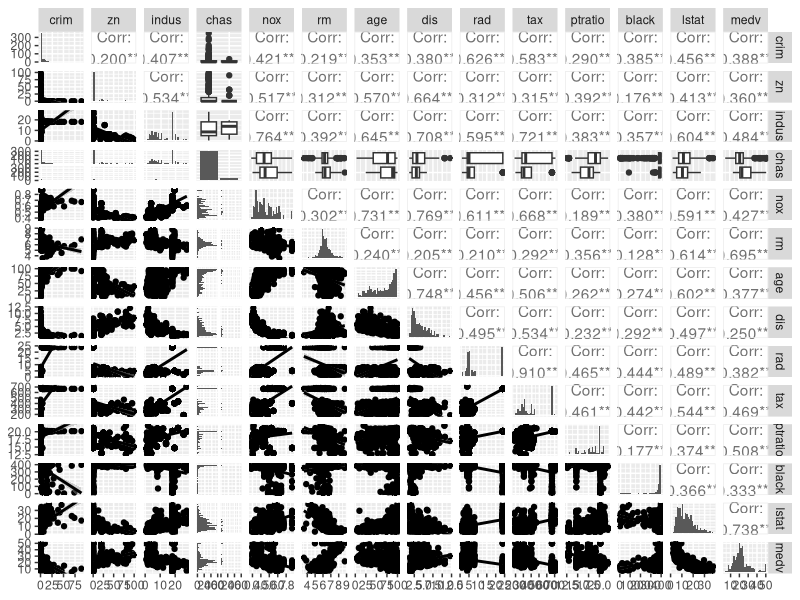
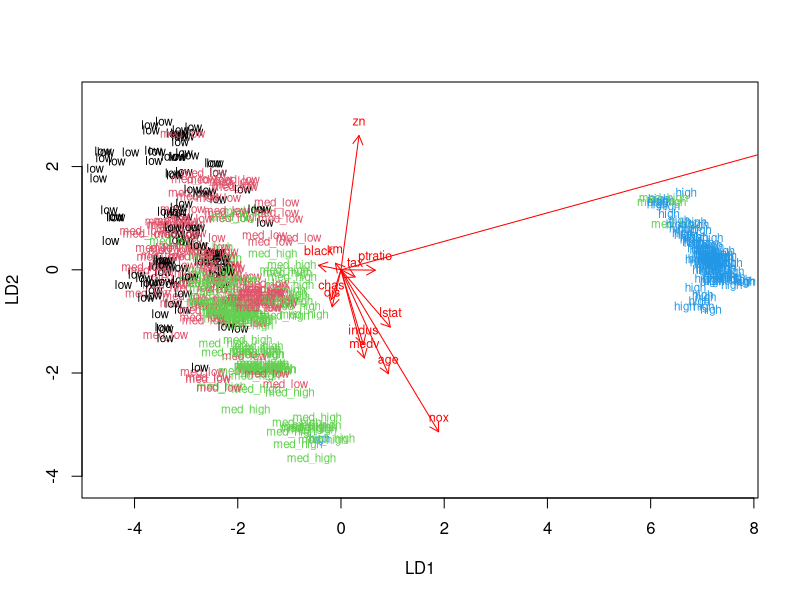
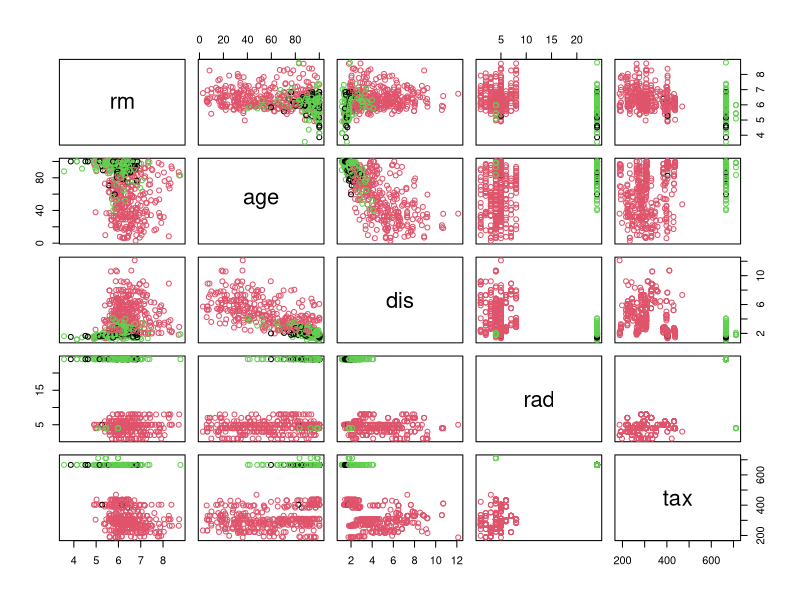
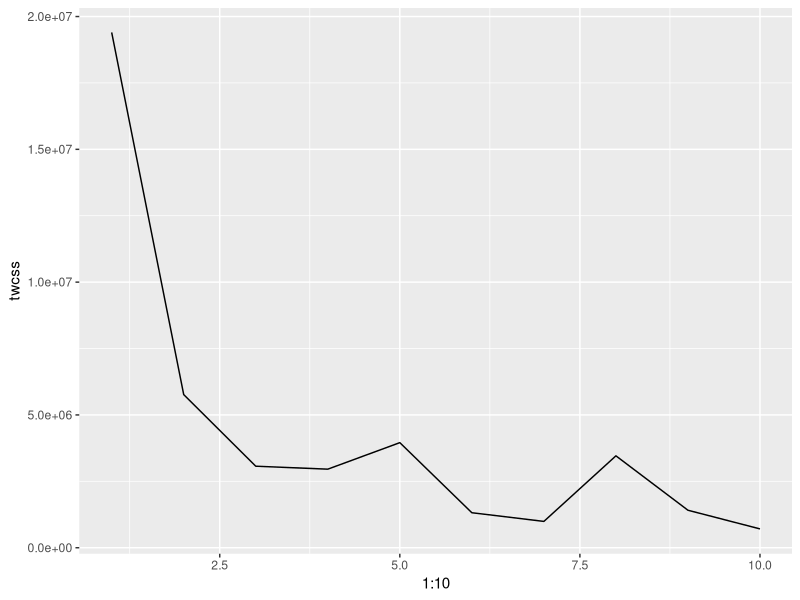
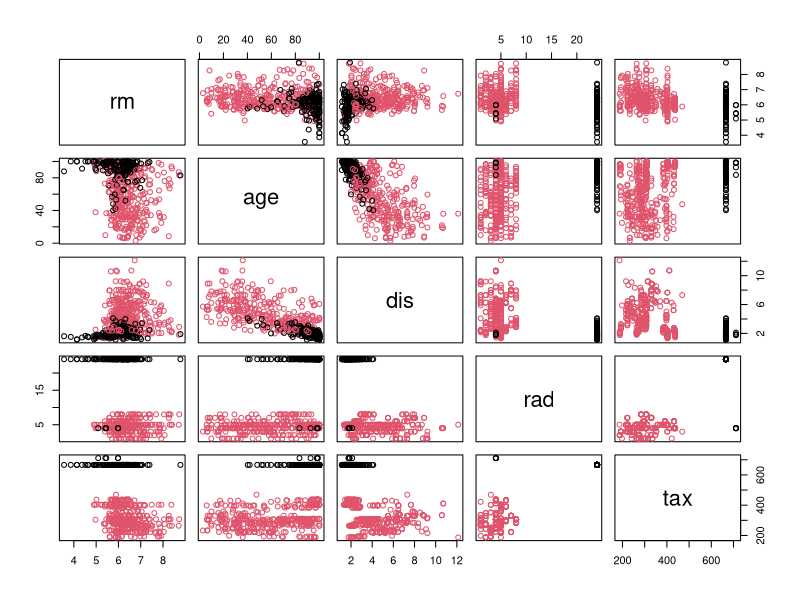
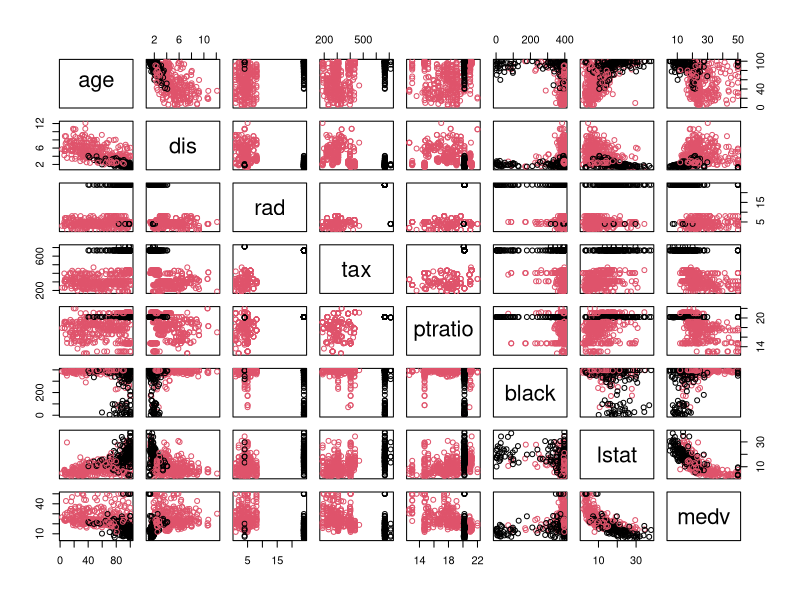

These charts were generated, in order, by the following R code:
## ---- chunk 1
# This is a so-called "R chunk" where you can write R code.

date()

## ---- chunk 2
library(GGally)
library(ggplot2)
## ---- chunk 3
library(MASS)
data("Boston")
## ---- chunk 4
dim(Boston)
## ---- chunk 5
str(Boston)
## ---- chunk 6
Boston$chas = as.factor(Boston$chas)
## ---- chunk 7
options(digits=3)
p1 <- ggpairs(Boston, mapping=aes(), diag=list(continuous="barDiag"), lower=list(continuous="smooth"))
suppressMessages(print(p1))
## ---- chunk 8
summary(Boston)
## ---- chunk 9
Boston$chas = as.numeric(Boston$chas)
boston_scaled <- scale(Boston)
boston_scaled <- as.data.frame(boston_scaled)
summary(boston_scaled)
## ---- chunk 10
bins <- quantile(boston_scaled$crim)
crime <- cut(boston_scaled$crim, breaks = bins, include.lowest = TRUE, labels=c("low", "med_low", "med_high", "high"))
boston_scaled <- dplyr::select(boston_scaled, -crim)
boston_scaled <- data.frame(boston_scaled, crime)
## ---- chunk 11
n <- nrow(boston_scaled) #number of rows
ind <- sample(n,  size = n * 0.8) #random indices of 80% of the datapoints

train <- boston_scaled[ind,] #create training data
test <- boston_scaled[-ind,] #create testing data

correct_classes <- test$crime #Store the correct classes from test data in its own variable
test <- dplyr::select(test,-crime) #Remove the correct classes from the test data
## ---- chunk 12
lda.fit <- lda(crime ~ ., data = train)
lda.arrows <- function(x, myscale = 1, arrow_heads = 0.1, color = "red", tex = 0.75, choices = c(1,2)){
  heads <- coef(x)
  arrows(x0 = 0, y0 = 0, 
         x1 = myscale * heads[,choices[1]], 
         y1 = myscale * heads[,choices[2]], col=color, length = arrow_heads)
  text(myscale * heads[,choices], labels = row.names(heads), 
       cex = tex, col=color, pos=3)
}
classes <- as.numeric(train$crime)
plot(lda.fit, dimen = 2, col=classes, pch=classes)
lda.arrows(lda.fit, myscale = 5)
## ---- chunk 13
lda.pred <- predict(lda.fit, newdata=test)
table(correct=correct_classes, predicted=lda.pred$class)
## ---- chunk 14
data("Boston")
boston_scaled <- scale(Boston)
boston_scaled <- as.data.frame(boston_scaled)
## ---- chunk 15
dist <- dist(Boston, method="manhattan")
summary(dist)
## ---- chunk 16
km <- kmeans(Boston, centers = 3)
pairs(Boston[6:10], col=km$cluster)
## ---- chunk 17
twcss <- sapply(1:10, function(k){kmeans(Boston, k)$tot.withinss})
qplot(x=1:10, y=twcss, geom='line')
## ---- chunk 18
km <- kmeans(Boston, centers = 2)
pairs(Boston[6:10], col=km$cluster)
## ---- chunk 19
pairs(Boston[7:14], col=km$cluster)
